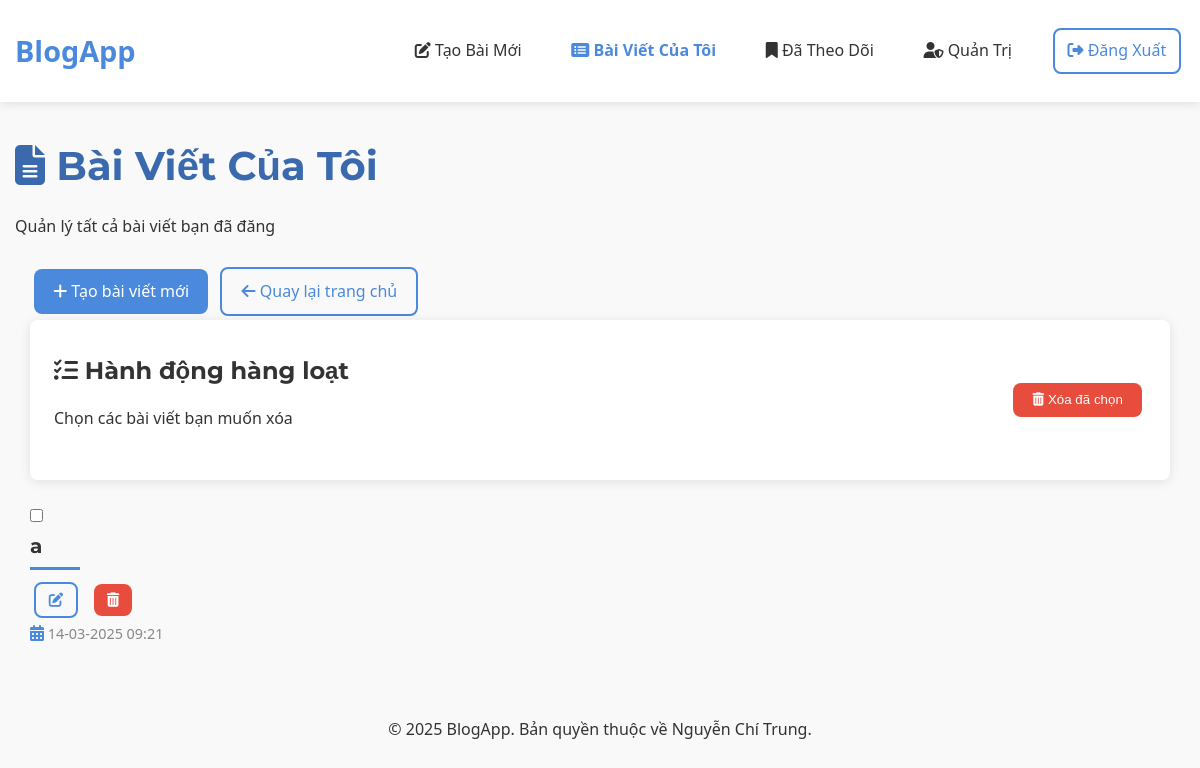
Page /my_posts (signed in) on the earlier database version.
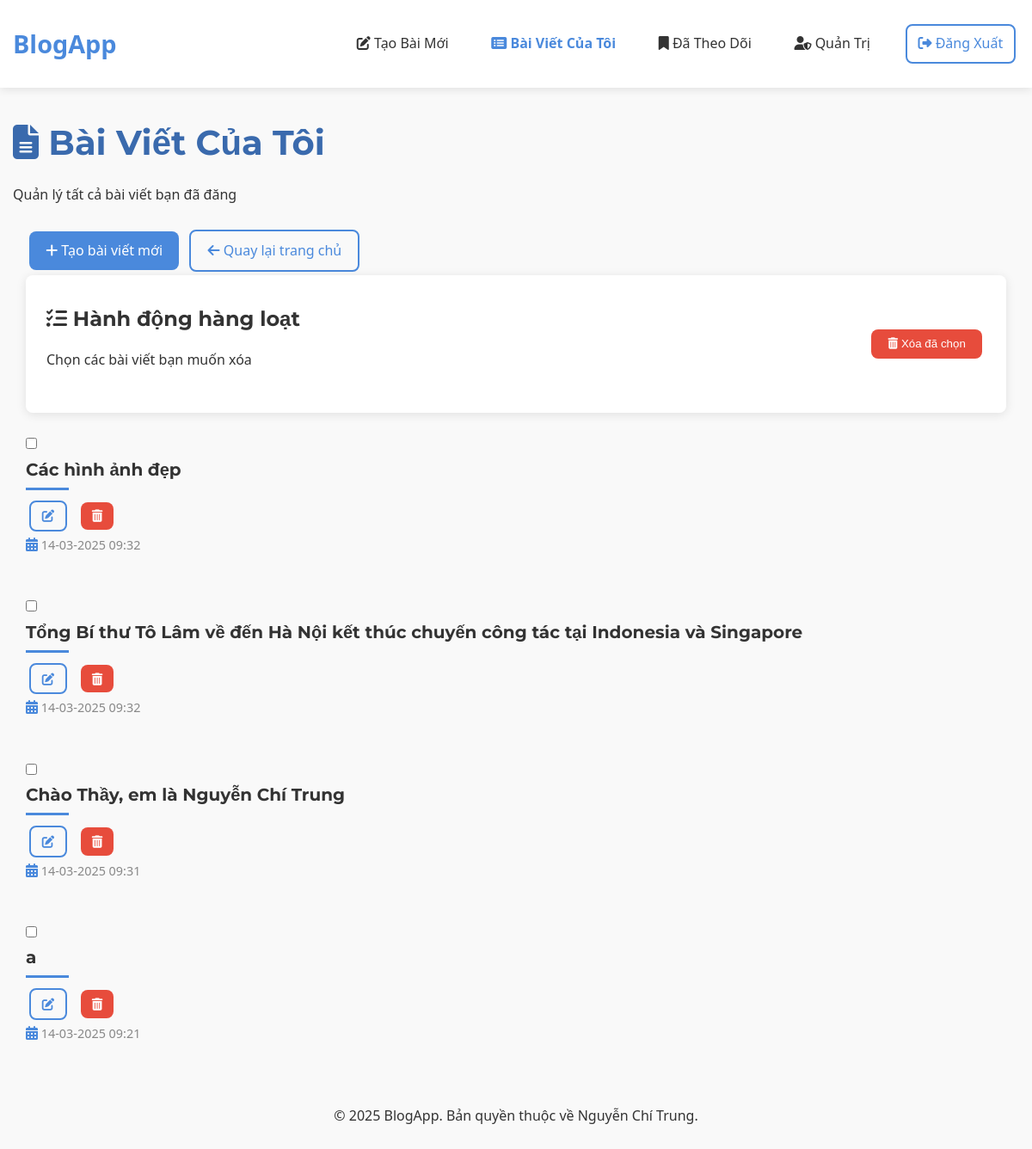
Same page on the later database version.
### tables this page shows
CREATE TABLE post (
  id INTEGER PRIMARY KEY AUTOINCREMENT,
  author_id INTEGER NOT NULL,
  created TIMESTAMP NOT NULL DEFAULT CURRENT_TIMESTAMP,
  title TEXT NOT NULL,
  text_content TEXT,
  FOREIGN KEY (author_id) REFERENCES user (id)
);

### flaskr/blog.py (the view)
@bp.route('/my_posts')
@login_required
def my_posts():
    db = get_db()
    page = request.args.get('page', 1, type=int)
    per_page = 10
    offset = (page - 1) * per_page
    posts_rows = db.execute(
        'SELECT p.id, p.title, p.text_content, p.created, u.username, u.id as author_id'
        ' FROM post p JOIN user u ON p.author_id = u.id'
        ' WHERE p.author_id = ? ORDER BY p.created DESC LIMIT ? OFFSET ?',
        (g.user['id'], per_page, offset)
    ).fetchall()
    posts = []
    for post_row in posts_rows:
        post = dict(post_row)
        contents = db.execute(
            'SELECT content_type, content, display_order'
            ' FROM post_content'
            ' WHERE post_id = ?'
            ' ORDER BY display_order',
            (post['id'],)
        ).fetchall()
        post['images'] = [c['content'] for c in contents if c['content_type'] == 'image']
        post['links'] = [c['content'] for c in contents if c['content_type'] == 'link']
        posts.append(post)
    total_posts = db.execute(
        'SELECT COUNT(*) FROM post WHERE author_id = ?',
        (g.user['id'],)
    ).fetchone()[0]
    total_pages = (total_posts + per_page - 1) // per_page
    return render_template('blog/my_posts.html', posts=posts, page=page, total_pages=total_pages)

### flaskr/__init__.py (called while the page is built)
def create_app(test_config=None):
    app = Flask(__name__, instance_relative_config=True)
    app.config.from_mapping(
        SECRET_KEY='dev',
        DATABASE=os.path.join(app.instance_path, 'flaskr.sqlite'),
    )
    if test_config is None:
        app.config.from_pyfile('config.py', silent=True)
    else:
        app.config.from_mapping(test_config)
    try:
        os.makedirs(app.instance_path)
    except OSError:
        pass
    from . import db
    db.init_app(app)
    from . import auth
    app.register_blueprint(auth.bp)
    from . import blog
    app.register_blueprint(blog.bp)
    @app.context_processor
    def inject_utilities():
        def get_year():
            return datetime.datetime.now().year
        return {'get_year': get_year}
    @app.route('/')
    def index():
        return redirect(url_for('blog.blog_index'))
    return app

### flaskr/auth.py (called while the page is built)
@bp.before_app_request
def load_logged_in_user():
    user_id = session.get('user_id')
    if user_id is None:
        g.user = None
    else:
        g.user = get_db().execute(
            'SELECT * FROM user WHERE id = ?', (user_id,)
        ).fetchone()  # fetchone() trả về một sqlite3.Row

### flaskr/templates/blog/my_posts.html (shortened to what this page needs)
{% extends 'base.html' %}
{% block header %}
  <h1><i class="fas fa-file-alt"></i> Bài Viết Của Tôi</h1>
  <p class="text-light">Quản lý tất cả bài viết bạn đã đăng</p>
{% endblock %}
{% block content %}
<div class="container">
  <div class="action-bar">
    <a href="{{ url_for('blog.create') }}" class="btn primary">
      <i class="fas fa-plus"></i> Tạo bài viết mới
    </a>
    <a href="{{ url_for('blog.blog_index') }}" class="btn outline">
      <i class="fas fa-arrow-left"></i> Quay lại trang chủ
    </a>
  </div>
  {% if posts %}
  <form method="post" action="{{ url_for('blog.delete_multiple_posts') }}" onsubmit="return confirmDelete()">
    <div class="card bulk-actions fade-in">
      <div class="card-body d-flex justify-between align-center">
        <div>
          <h3><i class="fas fa-tasks"></i> Hành động hàng loạt</h3>
          <p class="text-light">Chọn các bài viết bạn muốn xóa</p>
        </div>
        <button type="submit" class="btn danger">
          <i class="fas fa-trash-alt"></i> Xóa đã chọn
        </button>
      </div>
    </div>
    <div class="posts-grid">
      {% for post in posts %}
      <div class="post-card fade-in">
        <div class="post-card-header">
          <div class="post-select">
            <input type="checkbox" name="post_ids" value="{{ post.id }}" class="form-check-input">
          </div>
          <h2 class="post-title">{{ post.title }}</h2>
          <div class="post-actions">
            <a href="{{ url_for('blog.update', id=post.id) }}" class="btn sm outline">
              <i class="fas fa-edit"></i>
            </a>
            <a href="{{ url_for('blog.delete_post', id=post.id) }}" class="btn sm danger"
               onclick="return confirm('Bạn có chắc chắn muốn xóa bài viết này?')">
              <i class="fas fa-trash-alt"></i>
            </a>
          </div>
        </div>
        <div class="post-meta">
          <span><i class="fas fa-calendar-alt"></i> {{ post.created.strftime('%d-%m-%Y %H:%M') }}</span>
        </div>
        <div class="post-content">
        </div>
      </div>
      {% endfor %}
    </div>
  </form>
  {% endif %}
</div>
{% endblock %}

Differences in the rows shown:
added post: title "Các hình ảnh đẹp", created "14-03-2025 09:32"
added post: title "Tổng Bí thư Tô Lâm về đến Hà Nội kết thúc chuyến công tác tại Indonesia và Singapore", created "14-03-2025 09:32"
added post: title "Chào Thầy, em là Nguyễn Chí Trung", created "14-03-2025 09:31"
